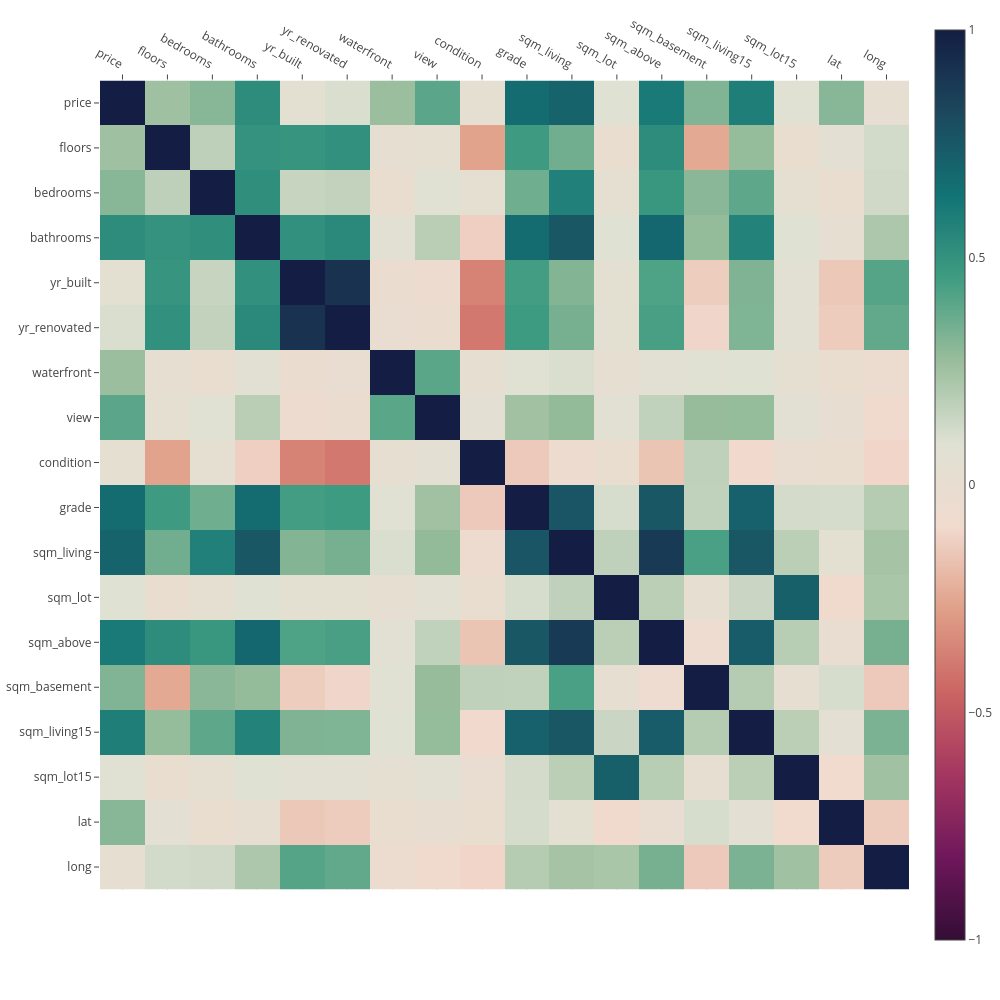

Write notebook code for a chart like this one.
### Code cell
px.imshow(kc.loc[:,'price':].corr(), width=1000, height=1000,
          color_continuous_scale=px.colors.diverging.curl_r,
          color_continuous_midpoint=0
).update_layout(margin=dict(l=100)).update_xaxes(side='top')

### Figure 1 — Plotly figure (JSON) as saved in the notebook; plotly's stock layout.template omitted (floating-point values rounded to 4 significant figures; data arrays with more than 128 entries replaced by an {"elided": "..."} marker saying what was removed)
{"data": [{"coloraxis": "coloraxis", "hovertemplate": "x: %{x}<br>y: %{y}<br>color: %{z}<extra></extra>", "name": "0", "type": "heatmap", "x": ["price", "floors", "bedrooms", "bathrooms", "yr_built", "yr_renovated", "waterfront", "view", "condition", "grade", "sqm_living", "sqm_lot", "sqm_above", "sqm_basement", "sqm_living15", "sqm_lot15", "lat", "long"], "xaxis": "x", "y": ["price", "floors", "bedrooms", "bathrooms", "yr_built", "yr_renovated", "waterfront", "view", "condition", "grade", "sqm_living", "sqm_lot", "sqm_above", "sqm_basement", "sqm_living15", "sqm_lot15", "lat", "long"], "yaxis": "y", "z": {"elided": "18x18 float values"}}], "layout": {"coloraxis": {"cmid": 0, "colorscale": [[0, "rgb(51, 13, 53)"], [0.09091, "rgb(111, 23, 91)"], [0.1818, "rgb(164, 54, 96)"], [0.2727, "rgb(203, 101, 99)"], [0.3636, "rgb(224, 160, 137)"], [0.4545, "rgb(241, 218, 206)"], [0.5455, "rgb(223, 225, 211)"], [0.6364, "rgb(153, 189, 156)"], [0.7273, "rgb(63, 156, 129)"], [0.8182, "rgb(18, 115, 117)"], [0.9091, "rgb(28, 72, 93)"], [1, "rgb(20, 29, 67)"]]}, "height": 1000, "margin": {"l": 100}, "width": 1000, "xaxis": {"anchor": "y", "constrain": "domain", "domain": [0, 1], "scaleanchor": "y", "side": "top"}, "yaxis": {"anchor": "x", "autorange": "reversed", "constrain": "domain", "domain": [0, 1]}}}
